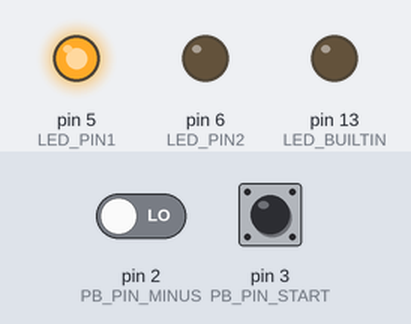
Bench run of a sketch on a simulated Arduino Uno, built with avr-gcc and run on an emulated ATmega328P. Shown: output pins drawn as LEDs (lit = HIGH). The inputs (shaded band) are chosen by the test bench; at power-on: pin 3 (PB_PIN_START) LOW, pin 2 (PB_PIN_MINUS) LOW. What the sketch prints to the serial monitor is not drawn.

Above: at 2.7 s.
2.8 s: pin 3 (PB_PIN_START) pulled HIGH for 1 s
At 4.8 s:
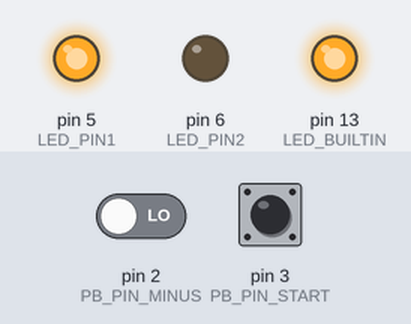
5.3 s: pin 2 (PB_PIN_MINUS) driven HIGH
At 6.6 s:
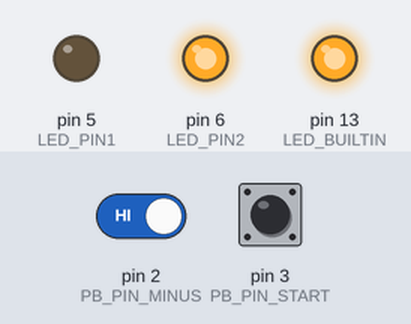
7.1 s: pin 3 (PB_PIN_START) pulled HIGH for 3.2 s
At 8.0 s:
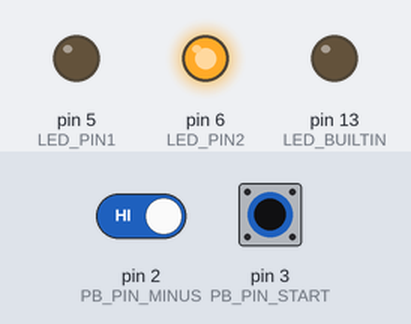
Timing chart, 0 to 10.1 s (numbered marks = the images above; inputs shaded):
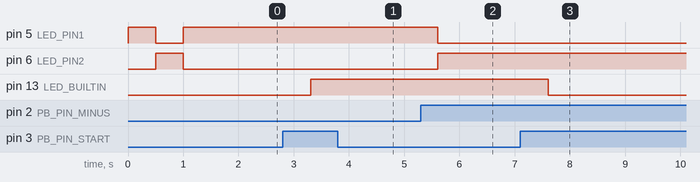

Measured:
- after the input at 2.8 s, pin 13 (LED_BUILTIN): LOW → HIGH after 0.50 s
- after the input at 5.3 s, pin 5 (LED_PIN1): HIGH → LOW after 0.31 s; pin 6 (LED_PIN2): LOW → HIGH after 0.31 s
- after the input at 7.1 s, pin 13 (LED_BUILTIN): HIGH → LOW after 0.50 s

The sketch:

PushButton.ino
```cpp
//PUSHBUTTON code
#define LED_PIN1 5
#define LED_PIN2 6
#define LED_BUILTIN 13
#define buttonUP 1
#define buttonDOWN 2
#define buttonNOCHANGE 3
class PushButton{
  private:
   int pbpin;
   bool lastState;
   unsigned long debounce;
   unsigned long stateChangedTimeStamp;
   bool debounceWait;
  public:
  PushButton(int PB_PIN, unsigned long time1=100){
    pbpin=PB_PIN;
    lastState=false;
    debounce=time1;
    stateChangedTimeStamp=0;
    debounceWait=false;
  }
  void init(){
    pinMode(pbpin, INPUT);
    //update();
  }
  bool update(){
    static int ppb = HIGH; // the previous state of the button
    static unsigned long lastDebounceTime = 0; // the last time the output pin was toggled
    static bool counting = false;
    bool r = false;
    int pb = digitalRead(pbpin);
    if (counting) {
      if (millis() - lastDebounceTime > debounce) { // has been waiting long enough
        r = (ppb == HIGH && pb == LOW);
        counting = false;
        ppb = pb;
    }
  }else { // !counting
    if (ppb == HIGH && pb == LOW) {
      counting = true;
      lastDebounceTime = millis(); // record the time
  }else
    ppb = pb;
  }
  return r;
}
  bool isPressed(){
    return digitalRead(pbpin)==LOW;
  }
  byte stateChanged(){
    byte r=buttonNOCHANGE;
    bool currButtonState=isPressed();
    if(debounceWait){
      if(millis()-stateChangedTimeStamp>debounce){
//        if(lastState==LOW&&currButtonState==LOW){
//          r=buttonDOWN;
//        }else if(lastState==HIGH&&currButtonState==HIGH){
//          r=buttonUP;
//        }
        if (lastState ^ currButtonState) // is last recorded previous state different from current
          r = (lastState<<1) | currButtonState;
          debounceWait=false;
          lastState=currButtonState;
      }
    }else{
      if(lastState!=currButtonState){
        debounceWait=true;
        stateChangedTimeStamp=millis();
      }
    }
    return r;
  }
};
void toggleLed(){
  static bool state=false;
  if(state){
    digitalWrite(LED_PIN1, LOW);
    digitalWrite(LED_PIN2, HIGH);
  }else{
    digitalWrite(LED_PIN1, HIGH);
    digitalWrite(LED_PIN2, LOW);
  }
  state=!state;
}
void toggleLed1(){
  static bool state = false;
  if(state){
    digitalWrite(LED_BUILTIN, LOW);
  }else{
    digitalWrite(LED_BUILTIN, HIGH);
  }
  state=!state;
}
int PB_PIN_MINUS=2;
int PB_PIN_START=3;
PushButton Button1(PB_PIN_MINUS,300);
PushButton Button2(PB_PIN_START, 500);
void setup() {
  Serial.begin(9600);
  // put your setup code here, to run once:
  pinMode(LED_PIN1, OUTPUT);
  pinMode(LED_PIN2, OUTPUT);
  pinMode(LED_BUILTIN, OUTPUT);
  Button1.init();
  Button2.init();
  digitalWrite(LED_PIN1, HIGH);
  digitalWrite(LED_PIN2, LOW);
  digitalWrite(LED_BUILTIN, LOW);
  toggleLed();
  delay(500);
  toggleLed();
  delay(500);
  toggleLed();
  delay(500);

}

void loop() {
//  if(Button1.isPressed()){
//    toggleLed();
//  }

  byte stateButton=Button1.stateChanged();
  Serial.println(stateButton);
  if(stateButton==buttonDOWN){
    toggleLed();
  }
  byte stateButton1=Button2.stateChanged();
  if(stateButton1==buttonDOWN){
    toggleLed1();
  }
}
```
